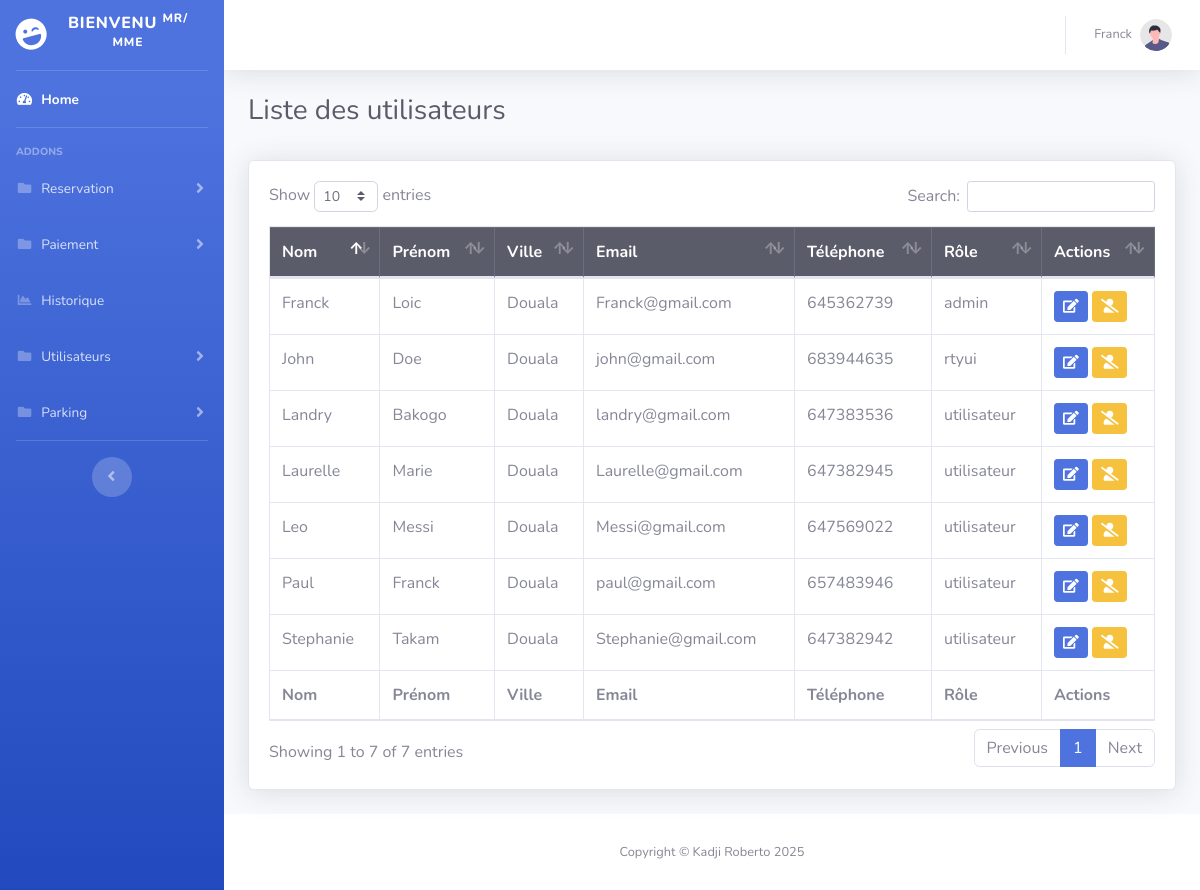
The app's page /index.php?page=list_user (signed in) with its own data.
### tables this page shows
CREATE TABLE `utilisateurs` (
  `id_user` int(11) NOT NULL,
  `nom` varchar(255) NOT NULL,
  `prenom` varchar(255) NOT NULL,
  `ville` varchar(255) NOT NULL,
  `email` varchar(255) NOT NULL,
  `telephone` int(11) NOT NULL,
  `passwords` varchar(255) NOT NULL,
  `roles` varchar(255) NOT NULL,
  `statut` varchar(150) DEFAULT 'disponible'
);

### modele/user.php (called while the page is built, shortened)
<?php
class UserModel{
    public function Connect(){
        $host="localhost";
        $dbname="parkings";
        $user="root";
        $pass="";
    $connect= new PDO("mysql:host=$host;dbname=$dbname",$user,$pass);
    $connect->setAttribute(PDO::ATTR_ERRMODE,PDO::ERRMODE_EXCEPTION);
    return $connect;
    }
    public function listuser(){
        $connect=$this->connect();
        $test=$connect->query("SELECT * FROM utilisateurs WHERE statut = 'disponible'");
        $resultats=$test->fetchAll(PDO::FETCH_ASSOC);
        return $resultats;
    }
}
?>

### vue/list_user.php (the view)
<?php
require("header.php")
?>
<?php
 $base_path="/gestion_parking/";
?>
            <div class="container-fluid">
                <h1 class="h3 mb-2 text-gray-800">Liste des utilisateurs</h1>
                <br>
                <div class="card shadow mb-4">
                    <div class="card-body">
                        <div class="table-responsive">
                        <table class="table table-bordered" id="dataTable" width="100%" cellspacing="0">
                            <thead class="table-dark">
                                <tr>
                                    <th>Nom</th>
                                    <th>Prénom</th>
                                    <th>Ville</th>
                                    <th>Email</th>
                                    <th>Téléphone</th>
                                    <th>Rôle</th>
                                    <th>Actions</th>
                                </tr>
                            </thead>
                            <tfoot>
                                <tr>
                                    <th>Nom</th>
                                    <th>Prénom</th>
                                    <th>Ville</th>
                                    <th>Email</th>
                                    <th>Téléphone</th>
                                    <th>Rôle</th>
                                    <th>Actions</th>
                                </tr>
                            </tfoot>
                            <tbody>
                                <?php foreach($listuserp as $data){?>
                                <tr>
                                    <td><?php echo $data['nom']?></td>
                                    <td><?php echo $data['prenom']?></td>
                                    <td><?php echo $data['ville']?></td>
                                    <td><?php echo $data['email']?></td>
                                    <td><?php echo $data['telephone']?></td>
                                    <td><?php echo $data['roles']?></td>
                                    <td>
                                       <a href="<?= $base_path ?>index.php?page=edit_user&id=<?= $data['id_user']?>" class="btn btn-sm btn-primary" title="Modifier">
                                            <i class="fas fa-edit"></i>
                                        </a>
                                        <a href="<?= $base_path ?>index.php?page=suspendre_user&id=<?= $data['id_user'] ?>" class="btn btn-sm btn-warning" title="Suspendre" onclick="return confirm('Suspendre cet utilisateur ?');">
                                            <i class="fas fa-user-slash"></i>
                                        </a>
                                    </td>
                                </tr>
                                <?php } ?>
                            </tbody>
                        </table>
                        </div>
                    </div>
                </div>
            </div>
<?php
require("footer.php")
?>

### records on screen
utilisateurs: nom "Laurelle", prenom "Marie", ville "Douala", email "Laurelle@gmail.com", telephone "647382945", roles "utilisateur"
utilisateurs: nom "Stephanie", prenom "Takam", ville "Douala", email "Stephanie@gmail.com", telephone "647382942", roles "utilisateur"
utilisateurs: nom "Franck", prenom "Loic", ville "Douala", email "Franck@gmail.com", telephone "645362739", roles "admin"
utilisateurs: nom "Paul", prenom "Franck", ville "Douala", email "paul@gmail.com", telephone "657483946", roles "utilisateur"
utilisateurs: nom "Leo", prenom "Messi", ville "Douala", email "Messi@gmail.com", telephone "647569022", roles "utilisateur"
utilisateurs: nom "Landry", prenom "Bakogo", ville "Douala", email "landry@gmail.com", telephone "647383536", roles "utilisateur"
utilisateurs: nom "John", prenom "Doe", ville "Douala", email "john@gmail.com", telephone "683944635", roles "rtyui"

### other values on screen
$_SESSION['nom'] "Franck"
